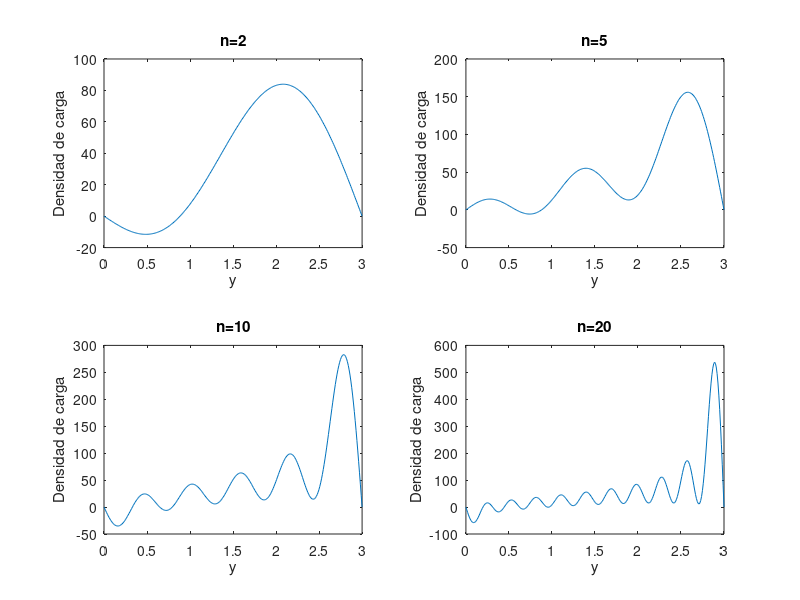

Write MATLAB code to recreate this figure.
a=2;
b=3;
i1=2
i2=5
i3=10
i4=20

y=linspace(0,3,300);
e=8.85.*10.^(-12);
function z = densi(i,a,b,y)
sigmatotal=0;
  for n = 1:i
    integral = cos(n.*pi).*((2.*b.^3+5)./(n.*pi)+12.*b.^3./(n.*pi).^3)+5./(n.*pi);
    An = 2./(b.*exp(n.*pi.*a  ./b)).*integral;
    sigma = -e.*pi./b.*n.*An.*exp(n.*pi.*a./b).*sin(n.*pi.*y./b);
    sigmatotal= sigmatotal+sigma;
  endfor
  z = sigmatotal;
endfunction
subplot(2,2,1)
plot(y,densi(i1,a,b,y))
title("n=2")
xlabel("y")
ylabel("Densidad de carga")

subplot(2,2,2)
plot(y,densi(i2,a,b,y))
title("n=5")
xlabel("y")
ylabel("Densidad de carga")

subplot(2,2,3)
plot(y,densi(i3,a,b,y))
title("n=10")
xlabel("y")
ylabel("Densidad de carga")

subplot(2,2,4)
plot(y,densi(i4,a,b,y))
title("n=20")
xlabel("y")
ylabel("Densidad de carga")